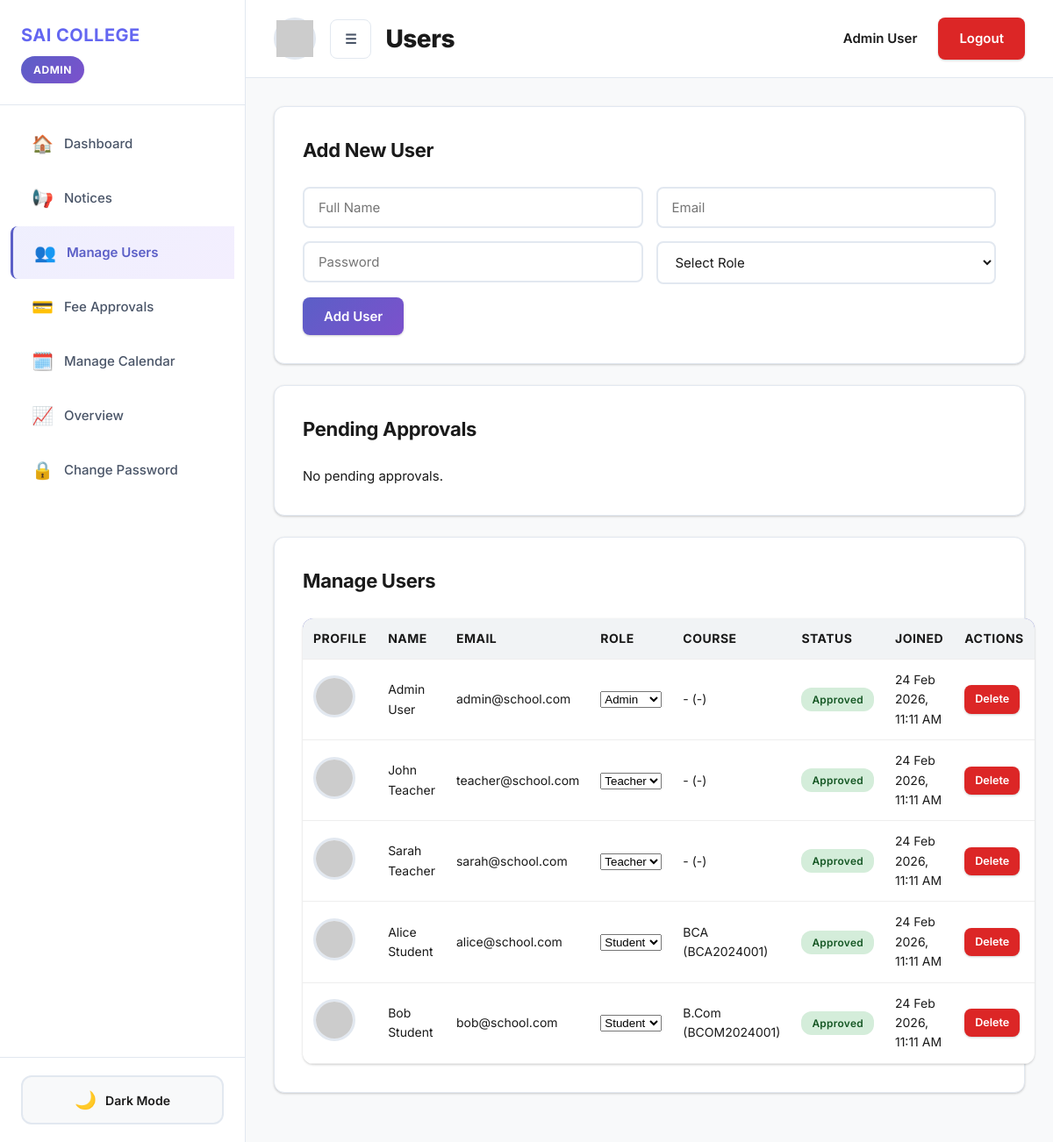
Page /dashboard.php?section=users (signed in) on the committed database.
### tables this page shows
CREATE TABLE users (
    id INT PRIMARY KEY AUTO_INCREMENT,
    name VARCHAR(100) NOT NULL,
    email VARCHAR(100) UNIQUE NOT NULL,
    password VARCHAR(255) NOT NULL,
    role ENUM('Student', 'Teacher', 'Admin') DEFAULT 'Student',
    course VARCHAR(50) DEFAULT NULL,
    rollno VARCHAR(50) DEFAULT NULL,
    age INT DEFAULT NULL,
    course_year VARCHAR(10) DEFAULT NULL,
    phone VARCHAR(20) DEFAULT NULL,
    address TEXT DEFAULT NULL,
    phone_changes INT DEFAULT 0,
    address_changes INT DEFAULT 0,
    subject VARCHAR(100) DEFAULT NULL,
    qualification VARCHAR(100) DEFAULT NULL,
    experience INT DEFAULT NULL,
    profile_photo VARCHAR(255) DEFAULT NULL,
    security_question VARCHAR(255) DEFAULT NULL,
    security_answer VARCHAR(255) DEFAULT NULL,
    status ENUM('pending', 'approved', 'rejected') DEFAULT 'approved',
    remember_token VARCHAR(100) DEFAULT NULL,
    last_seen TIMESTAMP NULL DEFAULT NULL,
    created_at TIMESTAMP DEFAULT CURRENT_TIMESTAMP
);

### dashboard.php (the view, shortened to what the rows shown need)
<?php
require_once 'config.php';
$user = getCurrentUser();
$user['name'] = $user['name'] ?? 'User';
$user['email'] = $user['email'] ?? '';
$user['role'] = $user['role'] ?? 'Student';
$user['course'] = $user['course'] ?? ($user['course'] ?? null);
$user['course'] = $user['course'];
$user['rollno'] = $user['rollno'] ?? null;
$user['age'] = $user['age'] ?? null;
$user['course_year'] = $user['course_year'] ?? null;
$user['profile_photo'] = $user['profile_photo'] ?? null;
$section = $_GET['section'] ?? 'home';
?>
<!DOCTYPE html>
<html lang="en">
<head>
    <link rel="stylesheet" href="assets.css">
</head>
<body>
    <div class="dashboard">
        <div class="sidebar" id="sidebar">
            <div class="sidebar-header">
                <h2>SAI COLLEGE</h2>
                <span class="role-badge"><?php echo $user['role']; ?></span>
            </div>
        </div>
        <div class="main-content">
            <div class="topbar">
                <div class="topbar-left">
                    <h1><?php echo ucfirst($section); ?></h1>
                </div>
                <div class="topbar-right">
                    <div class="user-info">
                        <span><?php echo $user['name']; ?></span>
                    </div>
                </div>
            </div>
            <div class="content-area">
                <?php
                if ($section === 'home'):
                ?>
                    <div class="welcome-section">
                        <h2>Welcome, <?php echo $user['name']; ?>!</h2>
                        <p>Role: <?php echo $user['role']; ?> <?php echo (!empty($user['course']) && $user['role'] === 'Student') ? '| Course: ' . $user['course'] : ''; ?></p>
                    </div>
                    <div class="dashboard-cards">
                        <?php if ($user['role'] === 'Student'): ?>
                            <?php
                            $course = $user['course'] ?? '';
                            $user_id = $user['id'] ?? 0;
                            $result = mysqli_query($conn, "SELECT COUNT(*) as count FROM assignments WHERE course = '{$course}' AND due_date > NOW() AND id NOT IN (SELECT assignment_id FROM assignment_submissions WHERE student_id = {$user_id})");
                            $pending_row = $result ? mysqli_fetch_assoc($result) : null;
                            $pending_assignments = $pending_row ? $pending_row['count'] : 0;
                            $result = mysqli_query($conn, "SELECT COUNT(*) as count FROM test_results WHERE student_id = {$user_id}");
                            $completed_row = $result ? mysqli_fetch_assoc($result) : null;
                            $completed_tests = $completed_row ? $completed_row['count'] : 0;
                            $result = mysqli_query($conn, "SELECT COUNT(*) as count FROM digital_locker WHERE user_id = {$user_id}");
                            $locker_row = $result ? mysqli_fetch_assoc($result) : null;
                            $locker_files = $locker_row ? $locker_row['count'] : 0;
                            ?>
                            <div class="stat-card">
                                <h3><?php echo $pending_assignments; ?></h3>
                                <p>Pending Assignments</p>
                            </div>
                            <div class="stat-card">
                                <h3><?php echo $completed_tests; ?></h3>
                                <p>Tests Completed</p>
                            </div>
                            <div class="stat-card">
                                <h3><?php echo $locker_files; ?></h3>
                                <p>Files in Locker</p>
                            </div>
                        <?php elseif ($user['role'] === 'Teacher'): ?>
                            <?php
                            $user_id = $user['id'] ?? 0;
                            $result = mysqli_query($conn, "SELECT COUNT(*) as count FROM notes WHERE uploaded_by = {$user_id}");
                            $notes_row = $result ? mysqli_fetch_assoc($result) : null;
                            $total_notes = $notes_row ? $notes_row['count'] : 0;
                            $result = mysqli_query($conn, "SELECT COUNT(*) as count FROM assignments WHERE created_by = {$user_id}");
                            $assignments_row = $result ? mysqli_fetch_assoc($result) : null;
                            $total_assignments = $assignments_row ? $assignments_row['count'] : 0;
                            $result = mysqli_query($conn, "SELECT COUNT(*) as count FROM tests WHERE created_by = {$user_id}");
                            $tests_row = $result ? mysqli_fetch_assoc($result) : null;
                            $total_tests = $tests_row ? $tests_row['count'] : 0;
                            ?>
                            <div class="stat-card">
                                <h3><?php echo $total_notes; ?></h3>
                                <p>Notes Uploaded</p>
                            </div>
                            <div class="stat-card">
                                <h3><?php echo $total_assignments; ?></h3>
                                <p>Assignments Created</p>
                            </div>
                            <div class="stat-card">
                                <h3><?php echo $total_tests; ?></h3>
                                <p>Tests Created</p>
                            </div>
                        <?php elseif ($user['role'] === 'Admin'): ?>
                            <?php
                            $result = mysqli_query($conn, "SELECT COUNT(*) as count FROM users");
                            $users_row = $result ? mysqli_fetch_assoc($result) : null;
                            $total_users = $users_row ? $users_row['count'] : 0;
                            $result = mysqli_query($conn, "SELECT COUNT(*) as count FROM notices");
                            $notices_row = $result ? mysqli_fetch_assoc($result) : null;
                            $total_notices = $notices_row ? $notices_row['count'] : 0;
                            $result = mysqli_query($conn, "SELECT COUNT(*) as count FROM digital_locker");
                            $files_row = $result ? mysqli_fetch_assoc($result) : null;
                            $total_files = $files_row ? $files_row['count'] : 0;
                            ?>
                            <div class="stat-card">
                                <h3><?php echo $total_users; ?></h3>
                                <p>Total Users</p>
                            </div>
                            <div class="stat-card">
                                <h3><?php echo $total_notices; ?></h3>
                                <p>Notices Posted</p>
                            </div>
                            <div class="stat-card">
                                <h3><?php echo $total_files; ?></h3>
                                <p>Total Files</p>
                            </div>
                        <?php endif; ?>
                    </div>
                    <div class="section-box">
                        <h3>Recent Notices</h3>
                        <?php
                        $course_condition = $user['course'] ? "AND (n.stream = '" . mysqli_real_escape_string($conn, $user['course']) . "' OR n.stream = 'All')" : "AND (n.stream = 'All')";
                        $notices = mysqli_query($conn, "SELECT n.*, u.name as posted_by_name FROM notices n JOIN users u ON n.posted_by = u.id WHERE 1=1 $course_condition ORDER BY is_pinned DESC, created_at DESC LIMIT 5");
                        if ($notices) {
                            while ($notice = mysqli_fetch_assoc($notices)):
                        ?>
                            <div class="notice-item <?php echo $notice['is_pinned'] ? 'pinned' : ''; ?>">
                                <h4><?php echo $notice['title']; ?> <?php echo $notice['is_pinned'] ? '📌' : ''; ?></h4>
                                <p><?php echo $notice['content']; ?></p>
                                <small>By <?php echo $notice['posted_by_name']; ?> | <?php echo formatDate($notice['created_at']); ?></small>
                            </div>
                        <?php
                            endwhile;
                        } else {
                            echo "<p>Unable to load notices: " . mysqli_error($conn) . "</p>";
                        }
                        ?>
                    </div>
                <?php
                elseif ($section === 'users' && $user['role'] === 'Admin'):
                ?>
                    <div class="section-box">
                        <table class="data-table">
                            <thead>
                                <tr>
                                    <th>Profile</th>
                                    <th>Name</th>
                                    <th>Email</th>
                                    <th>Role</th>
                                    <th>Course</th>
                                    <th>Status</th>
                                    <th>Joined</th>
                                    <th>Actions</th>
                                </tr>
                            </thead>
                            <tbody>
                                <?php
                                $users = mysqli_query($conn, "SELECT * FROM users ORDER BY created_at DESC");
                                while ($u = mysqli_fetch_assoc($users)):
                                ?>
                                    <tr>
                                        <td>
                                            <?php $u_photo_path = $u['profile_photo'] ? 'uploads/profile/' . $u['profile_photo'] : null; ?>
                                            <img src="<?php echo htmlspecialchars(($u_photo_path && file_exists($u_photo_path)) ? $u_photo_path : 'https://via.placeholder.com/40x40?text=' . substr($u['name'], 0, 1)); ?>" alt="Profile" class="profile-thumb">
                                        </td>
                                        <td><?php echo $u['name']; ?></td>
                                        <td><?php echo $u['email']; ?></td>
                                        <td>
                                            <form method="POST" action="actions.php" style="display:inline;">
                                                <select name="role" onchange="this.form.submit()">
                                                    <option value="Student" <?php echo $u['role'] === 'Student' ? 'selected' : ''; ?>>Student</option>
                                                    <option value="Teacher" <?php echo $u['role'] === 'Teacher' ? 'selected' : ''; ?>>Teacher</option>
                                                    <option value="Admin" <?php echo $u['role'] === 'Admin' ? 'selected' : ''; ?>>Admin</option>
                                                </select>
                                            </form>
                                        </td>
                                        <td><?php echo ($u['course'] ?? '-') . ' (' . ($u['rollno'] ?? '-') . ')'; ?></td>
                                        <td>
                                            <span class="badge <?php echo $u['status'] === 'approved' ? 'badge-success' : ($u['status'] === 'pending' ? 'badge-warning' : 'badge-danger'); ?>">
                                                <?php echo ucfirst($u['status']); ?>
                                            </span>
                                        </td>
                                        <td><?php echo formatDate($u['created_at']); ?></td>
                                        <td>
                                            <?php if ($u['id'] !== $user['id']): ?>
                                                <a href="actions.php?delete_user=<?php echo $u['id']; ?>" class="btn btn-sm btn-danger" onclick="return confirm('Delete this user?')">Delete</a>
                                            <?php endif; ?>
                                        </td>
                                    </tr>
                                <?php endwhile; ?>
                            </tbody>
                        </table>
                    </div>
                <?php
                elseif ($section === 'achievements' && $user['role'] === 'Student'):
                    echo '<div class="section-header"><h2>🏆 Achievements</h2></div><div class="empty-state"><i class="fas fa-trophy"></i><h3>Achievements Disabled</h3><p>This feature has been removed by the administrator.</p></div>';
                ?>
                <?php
                endif; ?>
            </div>
        </div>
    </div>
</body>
</html>

### rows in the picture
users: role "ADMIN", name "Admin User", email "admin@school.com", role "Admin", course "-", rollno "-", status "Approved", created_at "24 Feb 2026, 11:11 AM"
users: name "John Teacher", email "teacher@school.com", role "Teacher", course "-", rollno "-", status "Approved", created_at "24 Feb 2026, 11:11 AM"
users: name "Sarah Teacher", email "sarah@school.com", role "Teacher", course "-", rollno "-", status "Approved", created_at "24 Feb 2026, 11:11 AM"
users: name "Alice Student", email "alice@school.com", role "Student", course "BCA", rollno "BCA2024001", status "Approved", created_at "24 Feb 2026, 11:11 AM"
users: name "Bob Student", email "bob@school.com", role "Student", course "B.Com", rollno "BCOM2024001", status "Approved", created_at "24 Feb 2026, 11:11 AM"

### other values in the picture
$section "Users"
